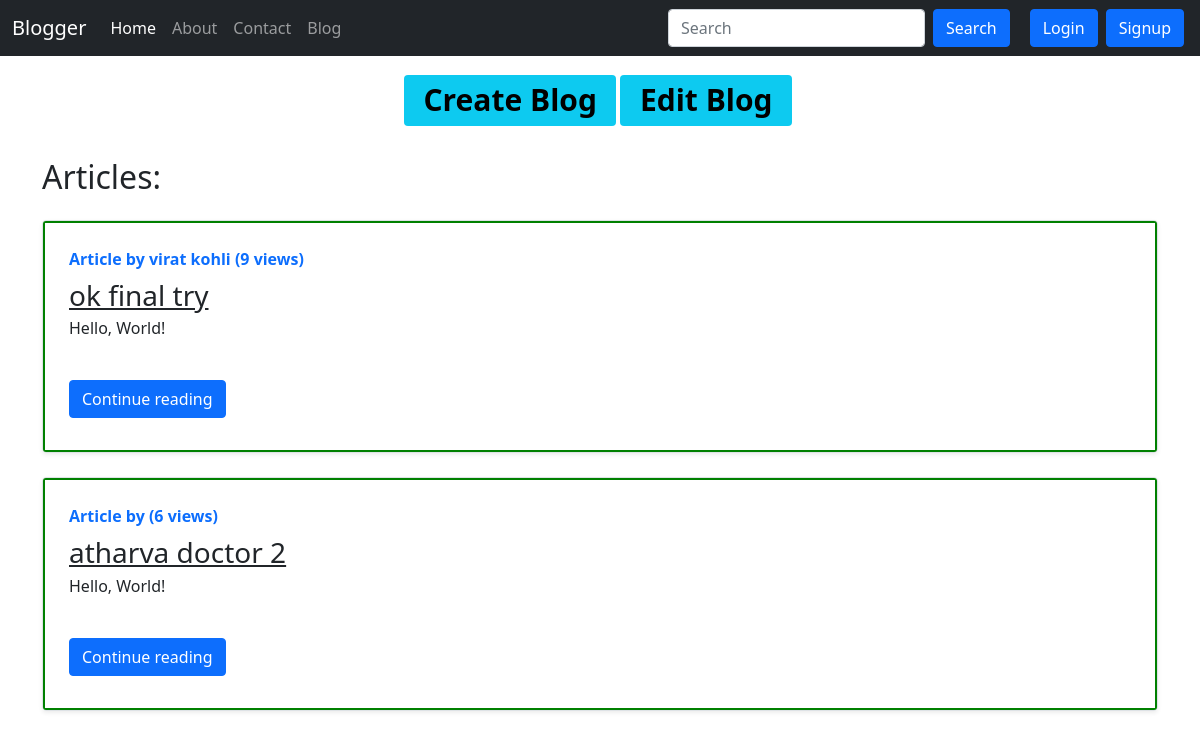
The page /blog/ on the database as committed earlier.
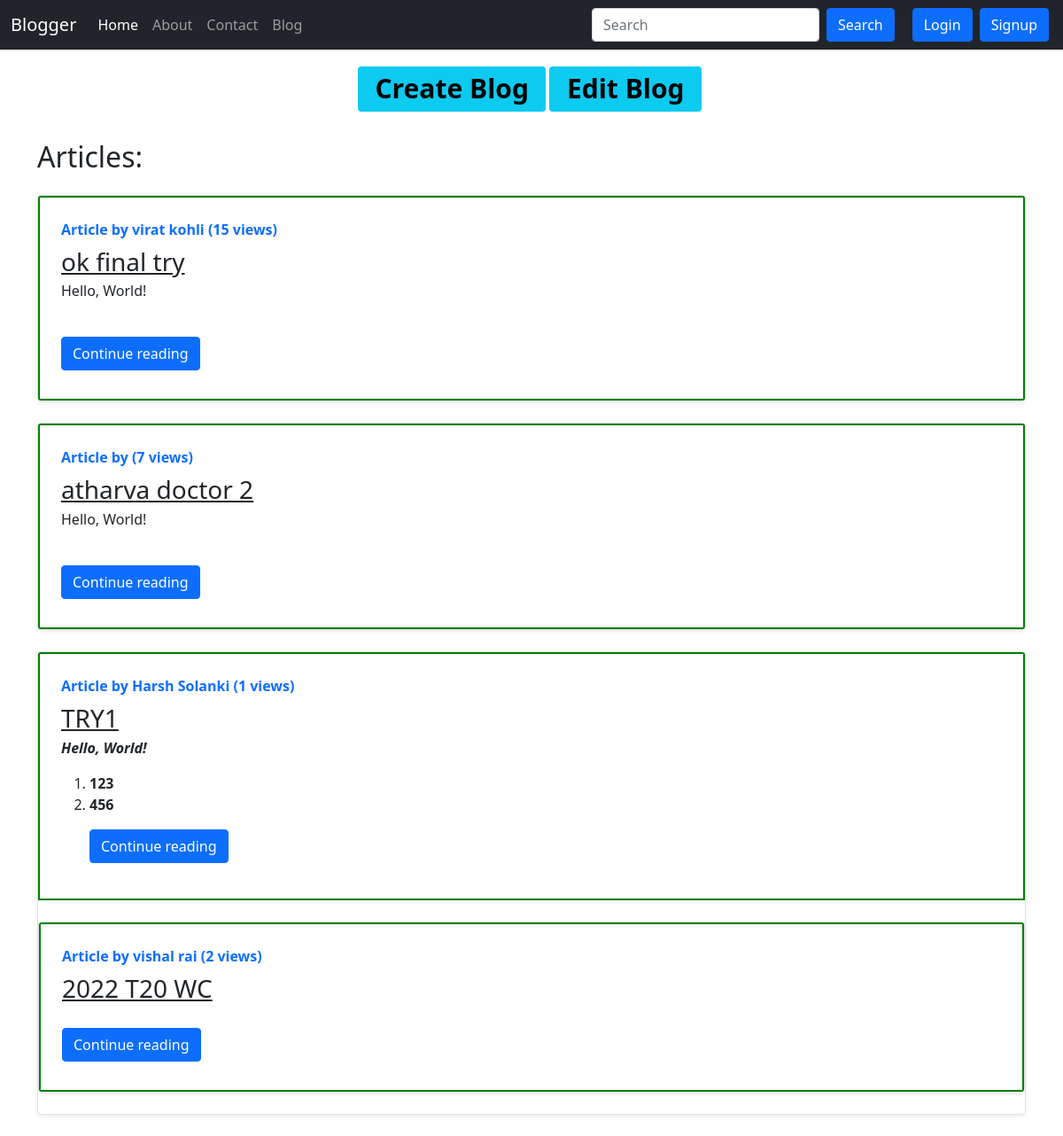
The same page on the database as committed later.
### blog/models.py (models this page shows, shortened)
class Post(models.Model):
    sno = models.AutoField(primary_key=True)
    title = models.CharField(max_length=255)
    content = models.TextField()
    author = models.CharField(max_length=20)
    slug = models.CharField(max_length=130)
    views = models.IntegerField(default=0)
    timestamp = models.DateTimeField(blank=True)
    visibility = models.IntegerField(default=1)

### blog/views.py (the view)
# urls.py: path('', views.blogHome, name="blogHome"),
def blogHome(request):
    allPosts = Post.objects.filter(visibility=1)
    context = {
        'allPosts': allPosts,
    }
    return render(request, "blog/blogHome.html", context)

### templates/blog/blogHome.html (shortened to what this page needs)
{% extends 'base.html' %}
{% block blogactive %} active {% endblock blogactive %}
{% block body %}
<div class="d-flex justify-content-center">
  <h1 class="text-center mb-3 my-3"><span class="badge bg-info text-dark "><a href="blogCreate"
    style="text-decoration:none;color:black; ">Create Blog</a></span></h1>
  <h1 class="text-center mb-3 my-3 mx-1"><span class="badge bg-info text-dark "><a href="blogEdit"
              style="text-decoration:none;color:black; ">Edit Blog</a></span></h1>
</div>
<div class="container my-3">
    <h2>Articles:</h2>
    {% for post in allPosts %}
    <div class="row g-0 border rounded overflow-hidden flex-md-row my-4 shadow-sm h-md-250 position-relative" >
        <div class="col p-4 d-flex flex-column position-static" style="border:2px solid green;">
          <strong class="d-inline-block mb-2 text-primary">Article by {{ post.author }}  ({{post.views}} views)</strong>
          <h3 class="mb-0"><a class="text-dark" href="/blog/{{post.slug}}">{{ post.title }}</a></h3>
          <p class="card-text mb-auto"><div class='preview'>{{ post.content|safe| truncatechars:100 }}</div></p>
          <div class="my-2">
          <a href="/blog/{{post.slug}}" role="button" class="btn btn-primary">Continue reading</a>
          </div>
        </div>
      </div>
      {% endfor %}
</div>
{% endblock body %}

Rows that differ between the two databases and show on the page:
changed Post "ok final try": views "9" → "15"
changed Post "atharva doctor 2": views "6" → "7"
added Post: author "Harsh Solanki", views "1", title "TRY1", content "Hello, World! 123 456"
added Post: author "vishal rai", views "2", title "2022 T20 WC"
